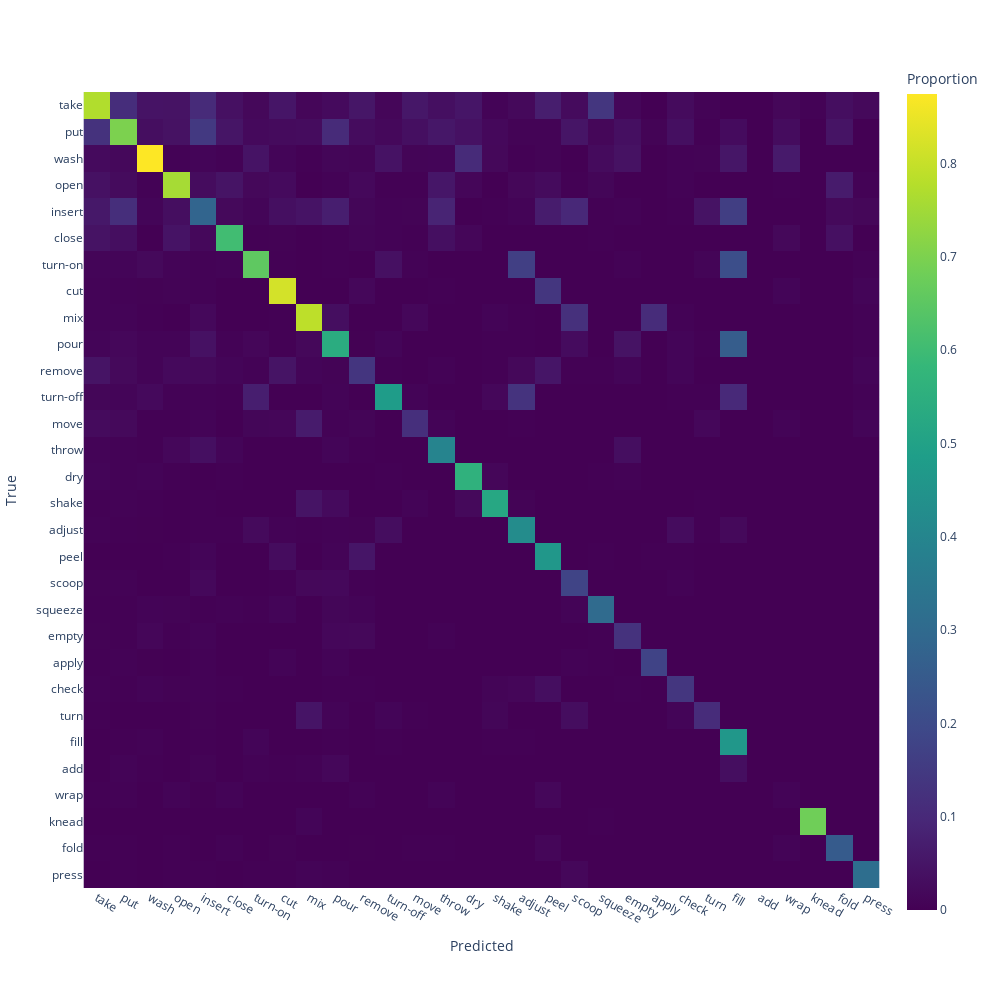
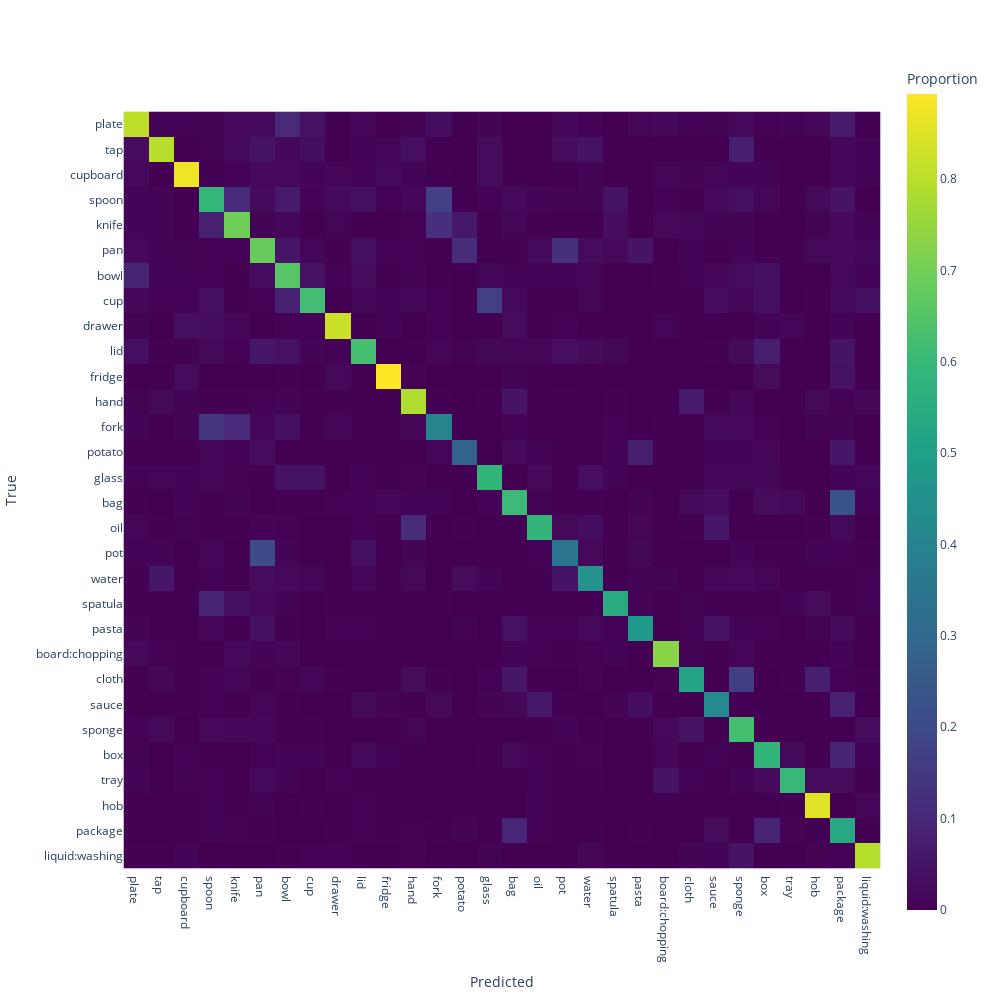
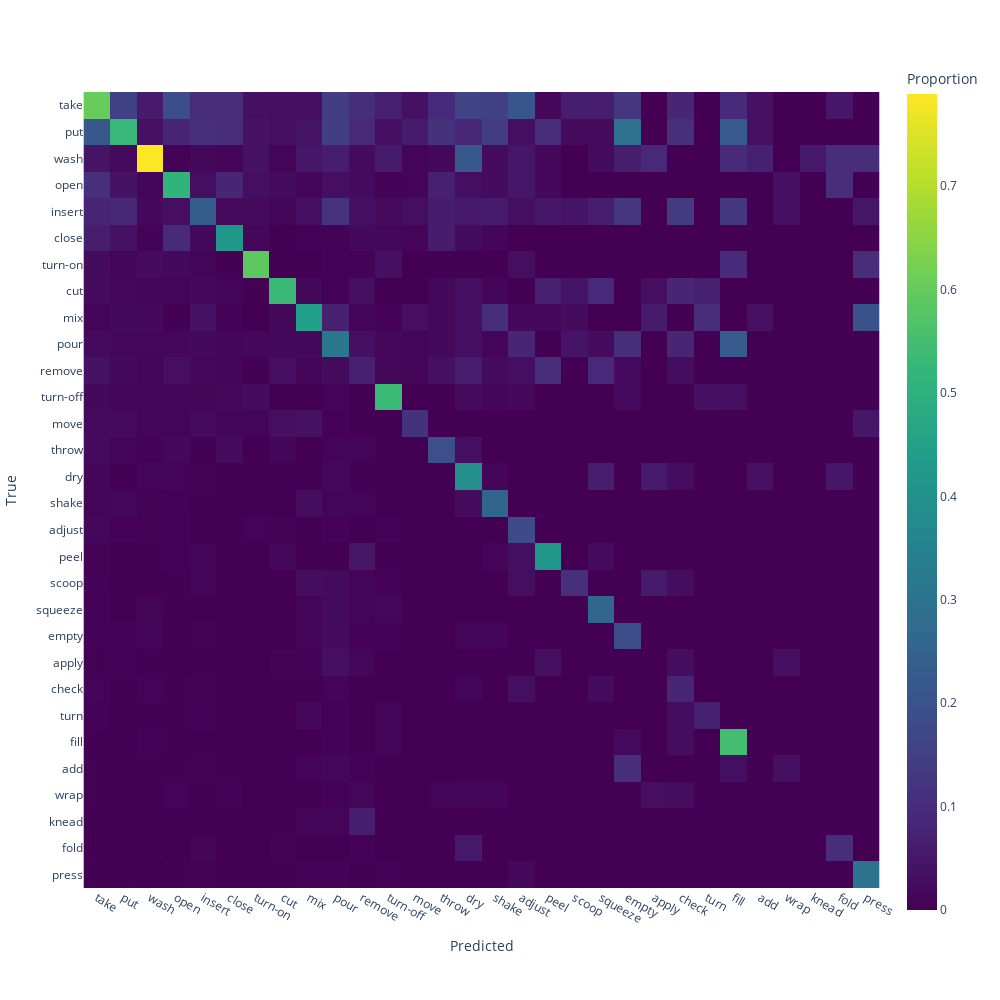
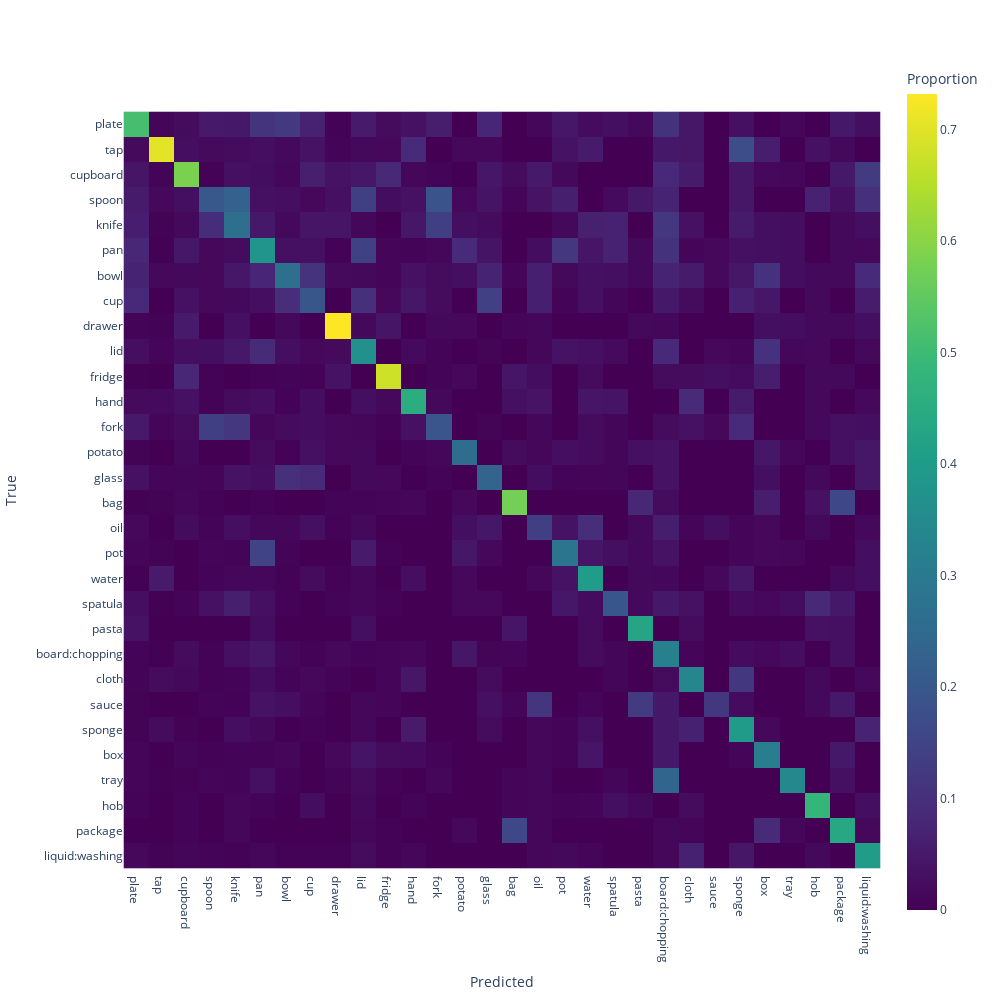

The code cell stored with these charts, in order, in its notebook:
### Code cell
def get_top_n_classes_confusion_matrix(file_path: str, n: int, model: str):
    print("Model: {}".format(model))
    preds = pd.read_pickle(file_path)
    
    verb_cm, noun_cm = get_or_compute_cm(preds)
    topn_verbs, topn_nouns = get_top_n_labels(n)

    # Filter the verb_cm and noun_cm to only keep the top n classes via the indices
    verb_cm = pd.DataFrame(verb_cm).loc[topn_verbs.index, topn_verbs.index]
    noun_cm = pd.DataFrame(noun_cm).loc[topn_nouns.index, topn_nouns.index]

    # Normalize the confusion matrices
    verb_cm = verb_cm / verb_cm.sum(axis=1)
    noun_cm = noun_cm / noun_cm.sum(axis=1)

    output_path = f"../res/modality_comparison/{model}"
    os.makedirs(output_path, exist_ok=True)
    # Plot the confusion matrices
    fig = px.imshow(
        verb_cm,
        labels=dict(x="Predicted", y="True", color="Proportion"),
        x=topn_verbs,
        y=topn_verbs,
        width=1000,
        height=1000,
        color_continuous_scale="viridis",
    )
    fig.show()
    
    fig.write_image(f"{output_path}/verb_confusion_matrix.svg")
    fig.write_image(f"{output_path}/verb_confusion_matrix.png", scale=2.0)
    fig.write_image(f"{output_path}/verb_confusion_matrix.pdf")
    
    
    fig = px.imshow(
        noun_cm,
        labels=dict(x="Predicted", y="True", color="Proportion"),
        x=topn_nouns,
        y=topn_nouns,
        width=1000,
        height=1000,
        color_continuous_scale="viridis",
    )
    fig.show()

    # Save the confusion matrices as a SVG file
    fig.write_image(f"{output_path}/noun_confusion_matrix.svg")
    fig.write_image(f"{output_path}/noun_confusion_matrix.png", scale=2.0)
    fig.write_image(f"{output_path}/noun_confusion_matrix.pdf")


get_top_n_classes_confusion_matrix("../visu-cm.pkl", n=30, model="sf")
get_top_n_classes_confusion_matrix("../audio-gru-cm.pkl", n=30, model="asf-gru")
get_top_n_classes_confusion_matrix("../audio-cm.pkl", n=30, model="asf")

### Figure 1 — Plotly figure (JSON) as saved in the notebook; plotly's stock layout.template omitted (floating-point values rounded to 4 significant figures; data arrays with more than 128 entries replaced by an {"elided": "..."} marker saying what was removed)
{"data": [{"coloraxis": "coloraxis", "hovertemplate": "Predicted: %{x}<br>True: %{y}<br>Proportion: %{z}<extra></extra>", "name": "0", "type": "heatmap", "x": ["take", "put", "wash", "open", "insert", "close", "turn-on", "cut", "mix", "pour", "remove", "turn-off", "move", "throw", "dry", "shake", "adjust", "peel", "scoop", "squeeze", "empty", "apply", "check", "turn", "fill", "add", "wrap", "knead", "fold", "press"], "xaxis": "x", "y": ["take", "put", "wash", "open", "insert", "close", "turn-on", "cut", "mix", "pour", "remove", "turn-off", "move", "throw", "dry", "shake", "adjust", "peel", "scoop", "squeeze", "empty", "apply", "check", "turn", "fill", "add", "wrap", "knead", "fold", "press"], "yaxis": "y", "z": {"elided": "30x30 float values"}}], "layout": {"coloraxis": {"colorbar": {"title": {"text": "Proportion"}}, "colorscale": [[0, "#440154"], [0.1111, "#482878"], [0.2222, "#3e4989"], [0.3333, "#31688e"], [0.4444, "#26828e"], [0.5556, "#1f9e89"], [0.6667, "#35b779"], [0.7778, "#6ece58"], [0.8889, "#b5de2b"], [1, "#fde725"]]}, "height": 1000, "margin": {"t": 60}, "width": 1000, "xaxis": {"anchor": "y", "constrain": "domain", "domain": [0, 1], "scaleanchor": "y", "title": {"text": "Predicted"}}, "yaxis": {"anchor": "x", "autorange": "reversed", "constrain": "domain", "domain": [0, 1], "title": {"text": "True"}}}}

### Figure 2 — Plotly figure (JSON) as saved in the notebook; plotly's stock layout.template omitted (floating-point values rounded to 4 significant figures; data arrays with more than 128 entries replaced by an {"elided": "..."} marker saying what was removed)
{"data": [{"coloraxis": "coloraxis", "hovertemplate": "Predicted: %{x}<br>True: %{y}<br>Proportion: %{z}<extra></extra>", "name": "0", "type": "heatmap", "x": ["plate", "tap", "cupboard", "spoon", "knife", "pan", "bowl", "cup", "drawer", "lid", "fridge", "hand", "fork", "potato", "glass", "bag", "oil", "pot", "water", "spatula", "pasta", "board:chopping", "cloth", "sauce", "sponge", "box", "tray", "hob", "package", "liquid:washing"], "xaxis": "x", "y": ["plate", "tap", "cupboard", "spoon", "knife", "pan", "bowl", "cup", "drawer", "lid", "fridge", "hand", "fork", "potato", "glass", "bag", "oil", "pot", "water", "spatula", "pasta", "board:chopping", "cloth", "sauce", "sponge", "box", "tray", "hob", "package", "liquid:washing"], "yaxis": "y", "z": {"elided": "30x30 float values"}}], "layout": {"coloraxis": {"colorbar": {"title": {"text": "Proportion"}}, "colorscale": [[0, "#440154"], [0.1111, "#482878"], [0.2222, "#3e4989"], [0.3333, "#31688e"], [0.4444, "#26828e"], [0.5556, "#1f9e89"], [0.6667, "#35b779"], [0.7778, "#6ece58"], [0.8889, "#b5de2b"], [1, "#fde725"]]}, "height": 1000, "margin": {"t": 60}, "width": 1000, "xaxis": {"anchor": "y", "constrain": "domain", "domain": [0, 1], "scaleanchor": "y", "title": {"text": "Predicted"}}, "yaxis": {"anchor": "x", "autorange": "reversed", "constrain": "domain", "domain": [0, 1], "title": {"text": "True"}}}}

### Figure 3 — Plotly figure (JSON) as saved in the notebook; plotly's stock layout.template omitted (floating-point values rounded to 4 significant figures; data arrays with more than 128 entries replaced by an {"elided": "..."} marker saying what was removed)
{"data": [{"coloraxis": "coloraxis", "hovertemplate": "Predicted: %{x}<br>True: %{y}<br>Proportion: %{z}<extra></extra>", "name": "0", "type": "heatmap", "x": ["take", "put", "wash", "open", "insert", "close", "turn-on", "cut", "mix", "pour", "remove", "turn-off", "move", "throw", "dry", "shake", "adjust", "peel", "scoop", "squeeze", "empty", "apply", "check", "turn", "fill", "add", "wrap", "knead", "fold", "press"], "xaxis": "x", "y": ["take", "put", "wash", "open", "insert", "close", "turn-on", "cut", "mix", "pour", "remove", "turn-off", "move", "throw", "dry", "shake", "adjust", "peel", "scoop", "squeeze", "empty", "apply", "check", "turn", "fill", "add", "wrap", "knead", "fold", "press"], "yaxis": "y", "z": {"elided": "30x30 float values"}}], "layout": {"coloraxis": {"colorbar": {"title": {"text": "Proportion"}}, "colorscale": [[0, "#440154"], [0.1111, "#482878"], [0.2222, "#3e4989"], [0.3333, "#31688e"], [0.4444, "#26828e"], [0.5556, "#1f9e89"], [0.6667, "#35b779"], [0.7778, "#6ece58"], [0.8889, "#b5de2b"], [1, "#fde725"]]}, "height": 1000, "margin": {"t": 60}, "width": 1000, "xaxis": {"anchor": "y", "constrain": "domain", "domain": [0, 1], "scaleanchor": "y", "title": {"text": "Predicted"}}, "yaxis": {"anchor": "x", "autorange": "reversed", "constrain": "domain", "domain": [0, 1], "title": {"text": "True"}}}}

### Figure 4 — Plotly figure (JSON) as saved in the notebook; plotly's stock layout.template omitted (floating-point values rounded to 4 significant figures; data arrays with more than 128 entries replaced by an {"elided": "..."} marker saying what was removed)
{"data": [{"coloraxis": "coloraxis", "hovertemplate": "Predicted: %{x}<br>True: %{y}<br>Proportion: %{z}<extra></extra>", "name": "0", "type": "heatmap", "x": ["plate", "tap", "cupboard", "spoon", "knife", "pan", "bowl", "cup", "drawer", "lid", "fridge", "hand", "fork", "potato", "glass", "bag", "oil", "pot", "water", "spatula", "pasta", "board:chopping", "cloth", "sauce", "sponge", "box", "tray", "hob", "package", "liquid:washing"], "xaxis": "x", "y": ["plate", "tap", "cupboard", "spoon", "knife", "pan", "bowl", "cup", "drawer", "lid", "fridge", "hand", "fork", "potato", "glass", "bag", "oil", "pot", "water", "spatula", "pasta", "board:chopping", "cloth", "sauce", "sponge", "box", "tray", "hob", "package", "liquid:washing"], "yaxis": "y", "z": {"elided": "30x30 float values"}}], "layout": {"coloraxis": {"colorbar": {"title": {"text": "Proportion"}}, "colorscale": [[0, "#440154"], [0.1111, "#482878"], [0.2222, "#3e4989"], [0.3333, "#31688e"], [0.4444, "#26828e"], [0.5556, "#1f9e89"], [0.6667, "#35b779"], [0.7778, "#6ece58"], [0.8889, "#b5de2b"], [1, "#fde725"]]}, "height": 1000, "margin": {"t": 60}, "width": 1000, "xaxis": {"anchor": "y", "constrain": "domain", "domain": [0, 1], "scaleanchor": "y", "title": {"text": "Predicted"}}, "yaxis": {"anchor": "x", "autorange": "reversed", "constrain": "domain", "domain": [0, 1], "title": {"text": "True"}}}}
